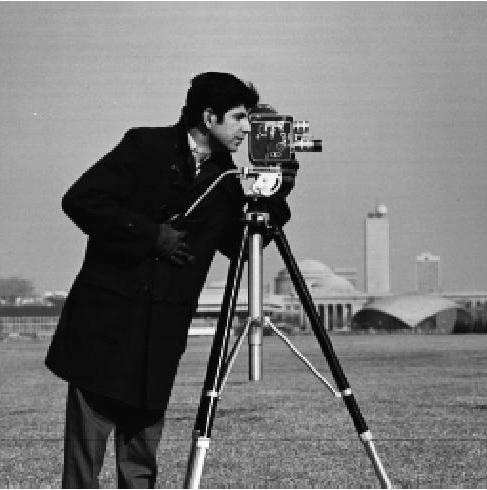
#> input picture image processing/lab06/The-original-cameraman-image.png, 487 x 490 px, found by its file name
$ python zad5.py
#> lines starting #> are read from the running program, lines starting #| are printed output that depends on the picture
from mpl_toolkits.mplot3d import Axes3D
import matplotlib.pyplot as plt
import numpy as np
from skimage.io import imread
from skimage import color
from  scipy import signal
from skimage import data
from skimage import filters
from scipy import ndimage

im = imread('E:\Mikolaj\Documents\Projekty\Image Proc\lab06\The-original-cameraman-image.png')
#> im is the input picture: shape (490, 487, 3); min 0, max 255, mean 118.8
im_Gaus = filters.gaussian(im, sigma = 5, mode = 'constant')
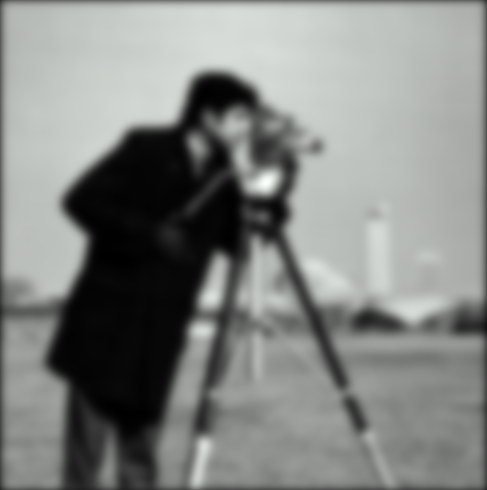
#> im_Gaus: shape (490, 487, 3) float64; mean R, G, B 0.106, 0.108, 0.106; drawn with min black and max white
plt.imshow(im_Gaus, cmap='gray')
plt.show()

im_Gaus = filters.gaussian(im, sigma = 50, mode = 'constant')
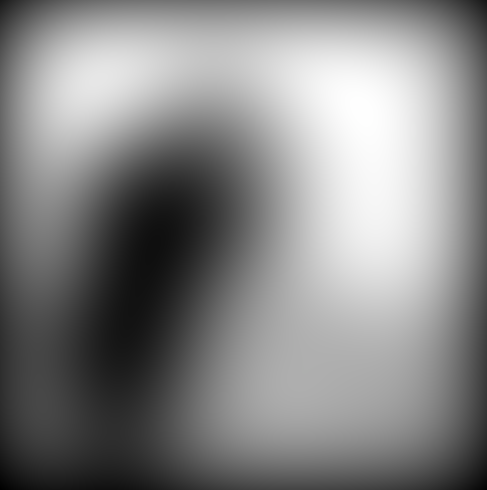
#> im_Gaus: shape (490, 487, 3) float64; mean R, G, B 0.0091, 0.00911, 0.0091; drawn with min black and max white
plt.imshow(im_Gaus, cmap='gray')
plt.show()

im_Gaus = filters.gaussian(im, sigma = 100, mode = 'constant')
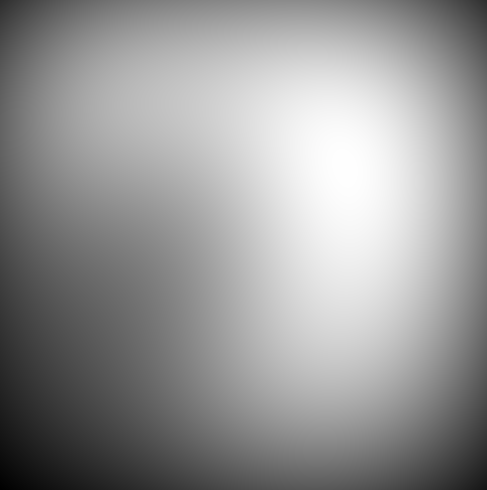
#> im_Gaus: shape (490, 487, 3) float64; mean R, G, B 0.00373, 0.00373, 0.00373; drawn with min black and max white
plt.imshow(im_Gaus, cmap='gray')
plt.show()

im_Gaus_1 = filters.gaussian(im, sigma = 50, mode = 'constant')
im_Gaus_2 = filters.gaussian(im, sigma = 50, mode = 'mirror')
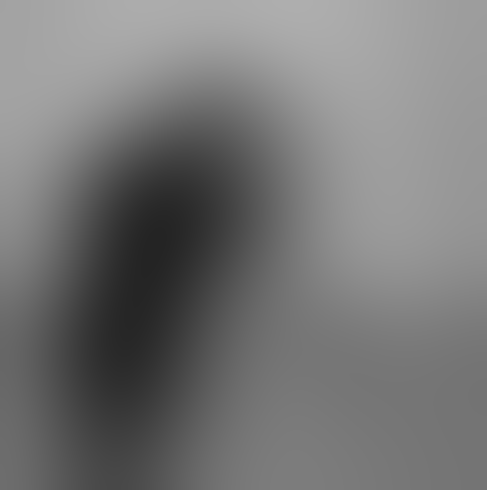
#> im_Gaus_2: shape (490, 487, 3) float64; min 0.141, max 0.684, mean 0.465
plt.figure(figsize=(10,10))
plt.subplot(121), plt.imshow(im_Gaus_1, cmap='gray'), plt.axis('off'),plt.title('constant', size = 20)
plt.subplot(122), plt.imshow(im_Gaus_2, cmap='gray'), plt.axis('off'),plt.title('mirror', size = 20)
plt.show()

im = imread('E:\Mikolaj\Documents\Projekty\Image Proc\lab06\im1GRAY.jpg')
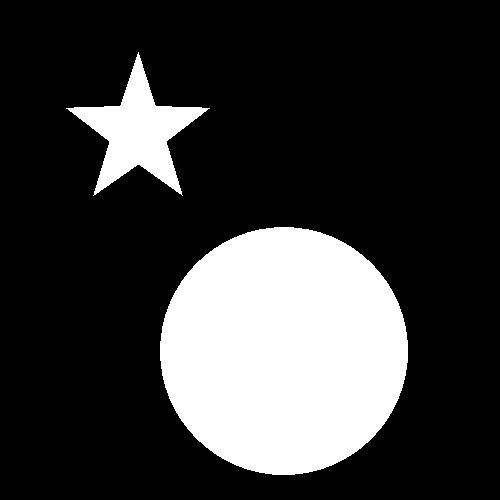
#> input picture image processing/lab06/im1GRAY.jpg, 500 x 500 px, found by its file name
#> im is the input picture: shape (500, 500); min 0, max 255, mean 56.5

im_star = ndimage.minimum_filter(im, size=(10,10))
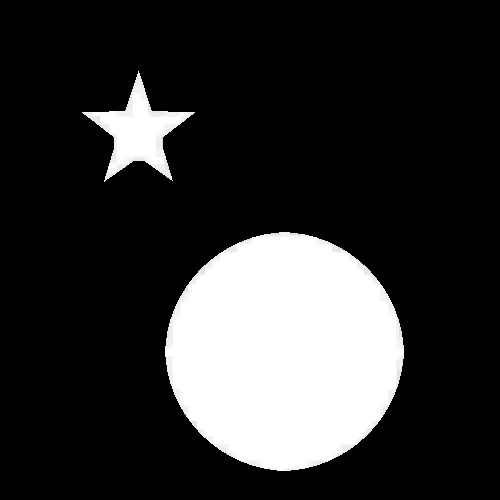
#> im_star: shape (500, 500); min 0, max 255, mean 48.9
im_star_2 = ndimage.maximum_filter(im, size=(10,10))
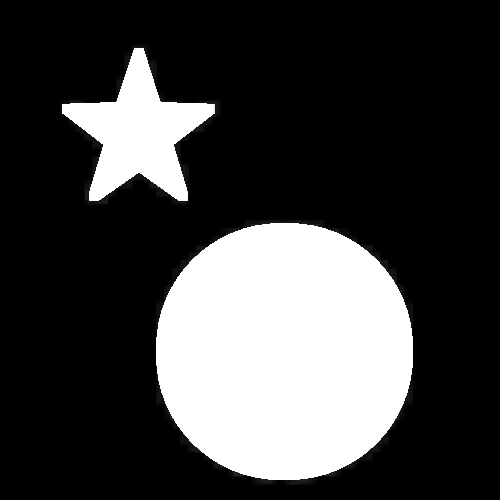
#> im_star_2: shape (500, 500); min 0, max 255, mean 64.8
plt.figure(figsize=(10,10))
plt.subplot(131), plt.imshow(im, cmap='gray'), plt.axis('off'),plt.title('original', size = 20)
plt.subplot(132), plt.imshow(im_star, cmap='gray'), plt.axis('off'),plt.title('minimum', size = 20)
plt.subplot(133), plt.imshow(im_star_2, cmap='gray'), plt.axis('off'),plt.title('maximum', size = 20)
plt.show()
